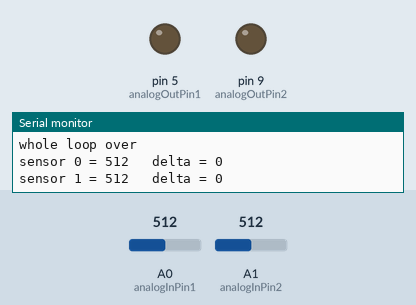
The sketch below on a simulated Arduino Uno, built with avr-gcc and run on an emulated ATmega328P. Parts: output pins drawn as LEDs (lit = HIGH), the last lines printed to the serial monitor. The test bench sets the inputs (shaded band); at power-on: A0 (analogInPin1) = 512, A1 (analogInPin2) = 512.

Above: at 1.2 s.
1.3 s: A0 (analogInPin1) set to 522
At 4.1 s:
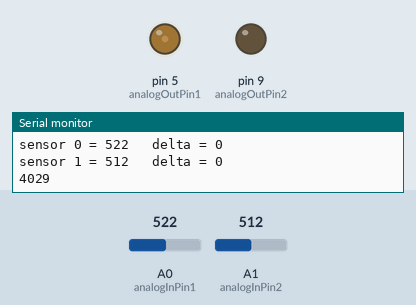
4.3 s: A1 (analogInPin2) set to 524
At 6.78 s:
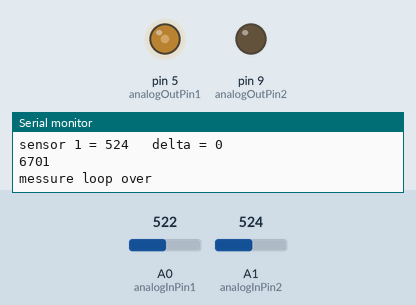
7.3 s: A1 (analogInPin2) set to 716
At 10.9 s:
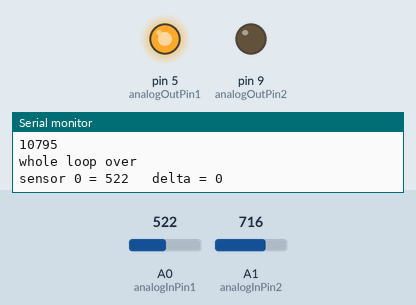
13.3 s: A0 (analogInPin1) set to 716
Timing chart, 0 to 17.3 s (numbered marks = the images above; inputs shaded):
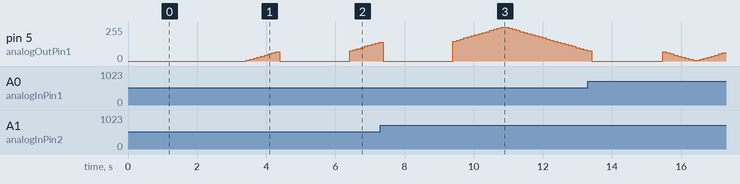

The sketch:

v06_Drucksensor_secondSensor_ino.ino
```cpp
// These constants won't change.  They're used to give names
// to the pins used:
const int analogInPin1 = A0;  // Analog input pin that the potentiometer is attached to
const int analogInPin2 = A1;
const int analogOutPin1 = 5;  // Analog output pin that the LED is attached to
const int analogOutPin2 = 9;

// w/ multible sensors we need a) the number of connected sensors and b) an array
// where to save the messured values:
const int numberOfSensors = 2;
int sensorValues[numberOfSensors];
//...and the last messured values...
int lastSensorValues[numberOfSensors];
//...to calculate the delta for each sensor
int delta[numberOfSensors];

/* variables used for one-sensor-level:
int sensorValue = 0;        // value read from the pot
int lastSensorValue = 0;    // saves the last messured value
int delta = 0;              // the difference between current and last sensor value
*/

// instead of delay(10) at the end of the loop (Examples > Analog > AnalogInOutSerial),
// the last analogRead-time is saved, to not interrupting the whole program
long lastAnalogReadTime = 0;


//variables for the debounce
long lastDebounceTimes[numberOfSensors];  // the last time the delta was toggled
long debounceDelay = 120;    // the debounce time; increase if the output flickers


//VARIABLES FOR THE DIFFERENT MODES----
long timestamp = 0;

//modeIdle
int timeout = 2000;
int fadeLevel = 5;
int fadeAmount = 8;

//modeLevel1
int counter = 0;


//-------------------------------------

void setup() {
  // initialize serial communications at 9600 bps:
  Serial.begin(9600);
}

///////////////////////////////////////
// function for the idle mode
void modeIdle(){
  //swich direction of the fade amount, if borders are reached
  if(fadeLevel >= 255 || fadeLevel <= 0){
    fadeAmount = -fadeAmount;
    //if border also passed, it's nessasary to go back before writing the wrong signal
    fadeLevel = fadeLevel + fadeAmount;
  }

  //write the signalamount
  analogWrite(analogOutPin1, fadeLevel);
  //calculate next level
  fadeLevel = fadeLevel + fadeAmount;

  //turn unnessesary light off
  analogWrite(analogOutPin2, 0);
}
///////////////////////////////////////


///////////////////////////////////////
// function for the first effect level
void modeLevel1(int level){
  level = level * 10;
  if(level > 255){
    level = 255;
  }
  analogWrite(analogOutPin1, level);
}
///////////////////////////////////////


///////////////////////////////////////
// function for the second effect level
void modeLevel2(int level){
  level = (level-25) * 10;
  if(level > 255){
    level = 255;
  }
  analogWrite(analogOutPin1, 255);
  analogWrite(analogOutPin2, level);
}
///////////////////////////////////////


void loop() {
  //messure every sensor one after another - i equals the analogInPin
  for(int i = 0; i < numberOfSensors; i++){
    // read the analog in value for the current pin:
    sensorValues[i] = analogRead(i);

    //calculate the difference to the last value...
    delta[i] = sensorValues[i] - lastSensorValues[i];
    //and update the lastSensorValue to the current array slot
    lastSensorValues[i] = sensorValues[i];


    // change the analog out value if no bouncing:
    if(delta[i] <= 1){
      // reset the debouncing timer
      lastDebounceTimes[i] = millis();
    }
    //wait 9ms for the analog-digital-converter to settle
    delay(9);


    // print the results to the serial monitor:
    Serial.print("sensor " );
    Serial.print(i);
    Serial.print(" = " );
    Serial.print(sensorValues[i]);
    Serial.print("\t delta = " );
    Serial.println(delta[i]);
  }
  Serial.println(millis());
  Serial.println("messure loop over");
  lastAnalogReadTime = millis();


  // now the arrays are freshly filled with data - time to make use of it:
  // first of all we set up a new loop to check the deltas for markable rises
  for(int i = 0; i < numberOfSensors; i++){

    //then we check the debounce of the current delta
    if ((millis() - lastDebounceTimes[i]) > debounceDelay) {
      // whatever the current delta is at, it's been high long enough
      // than the debounce delay, so count one "jump" that should have
      // happend right now:
      counter = counter++;
      //(counter will be reset after a while --> idle mode)
      Serial.println("counter increase");

      //update the timestamp to save the last "jump-time"
      timestamp = millis();
    }
  }
  // (From here on the uniqe sonsors are unrelevant, so no need for loop-array-checking)

  //...now switch to the effect-level-functions and send counter
  if(counter * 10 < 255){   //few jumps trigger level 1
    modeLevel1(counter);
  }else{                    //many jumps trigger higher levels
    modeLevel2(counter);
  }


  //if some time passes w/o any movement, decrease counter and switch to idle mode
  if((millis() - timestamp) > timeout){
    if(counter > 0){
      //therefor decrease the counter for the effect level
      counter = counter--;

      /*
      if(counter * 10 < 255){
      modeLevel1(counter);
      }else{
        modeLevel2(counter);
      }
      */
      //let the fade-out be more slow

    }else{
      //and call idle function
      modeIdle();
    }
  }
  Serial.println(millis());
  Serial.println("whole loop over");
}
```

Measured:
- the behaviour switches between 513 and 514 on A0 (analogInPin1) (found by bisection; images 0 and 1)
- the behaviour switches between 513 and 514 on A1 (analogInPin2) (found by bisection; images 1 and 2)
